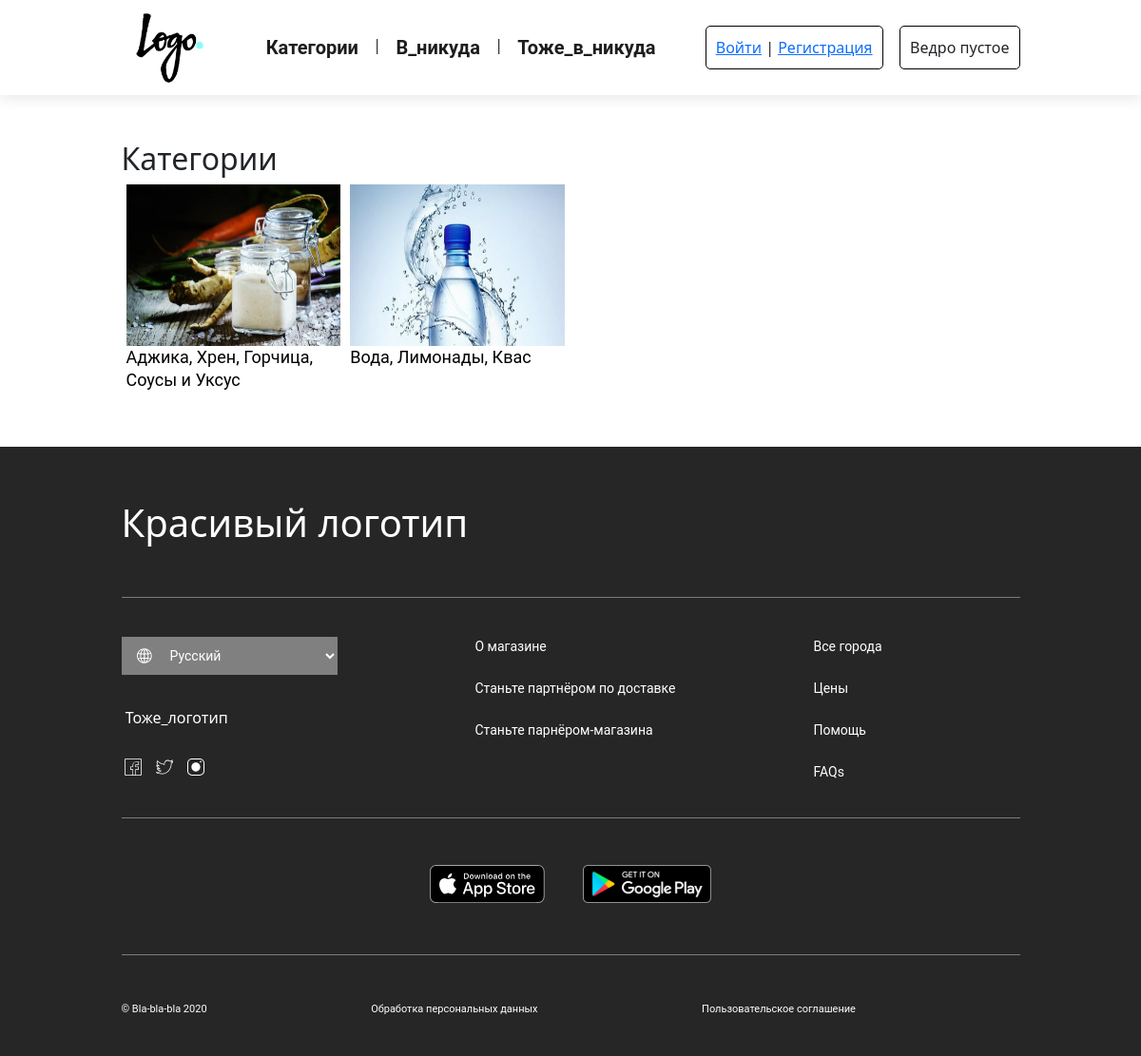
The page /category/ on the database its author committed.
### main/models.py (models this page shows, shortened)
class Category(models.Model):
    title = models.CharField(max_length=150, verbose_name='Название категории')
    slug = models.SlugField(max_length=150, unique=True, verbose_name='Слаг')
    photo = models.ImageField(upload_to='category_photos/', verbose_name='Фото')
    is_published = models.BooleanField(default=True, verbose_name='Публикация')
    views = models.IntegerField(default=0, verbose_name='Просмотры')
    class Meta:
        verbose_name = "Категория"
        verbose_name_plural = "Категории"
        ordering = ['title']

### main/views.py (the view)
# urls.py: path('category/', categories, name='categories'),
def categories(request):
    all_categories = Category.objects.annotate(x=Count('product')).filter(x__gt=0)
    context = {'all_categories': all_categories}
    return render(request, 'main/categories.html', context)

### cart/cart.py (called while the page is built)
    def __len__(self):
        return sum(item['quantity'] for item in self.cart.values())

### cart/context_processors/cart_context_processor.py (called while the page is built)
def cart(request):
    cart = Cart(request)
    context = {'cart': cart}
    return context

### main/templates/main/categories.html (shortened to what this page needs)
{% extends "base.html" %}
{% load static %}
{% block for_connect_another %}<link rel="stylesheet" href="{% static 'main/css/caregories.css' %}">{% endblock%}
{% block content %}
<br>
<h2>Категории</h2>
<div class="categories_categories">
  {% for category in all_categories %}
    <div class="categories_category">
        <a href="/category/{{ category.slug }}">
        <div>
            <img src="{{ category.photo.url }}" alt="">
        </div>
        <div class="categories_title">{{category.title}}</div>
        </a>
    </div>
  {% endfor %}
</div>
{% endblock%}

### internet_shop/static/css/base.css (style rules this page uses)
body { margin: 0px; }

### main/static/main/css/caregories.css (style rules this page uses)
.categories_categories { display: flex; flex-direction: row; flex-wrap: wrap; }
.categories_category { width: 23.9%; margin: 0px 5px; margin-bottom: 10px; font-family: Roboto; font-style: normal; font-weight: normal; }
.categories_category a { text-decoration: none; color: black; }
.categories_category img { height: 170px; width: 100%; }
.categories_category .categories_title { font-size: 18px; line-height: 24px; }

### rows shown on the page
Category: photo (picture), title "Аджика, Хрен, Горчица, Соусы и Уксус"
Category: photo (picture), title "Вода, Лимонады, Квас"
